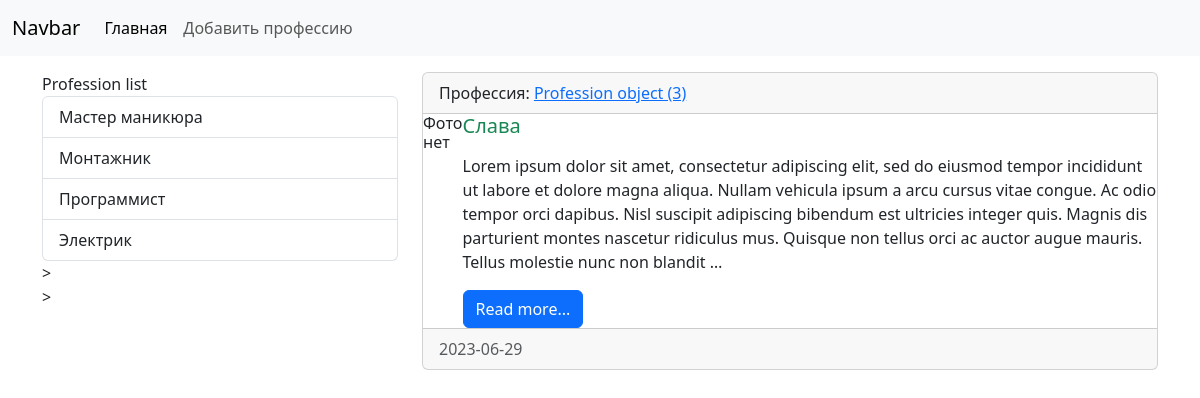
The page /human/human/4/ on the database its author committed.
### Human/models.py (models this page shows, shortened)
class Profession(models.Model):
    title = models.CharField(max_length=150, db_index=True, verbose_name='Профессия')
    class Meta:
        verbose_name = 'Профессия'
        verbose_name_plural = 'Профессии'
        ordering = ['title']

class Human(models.Model):
    name = models.CharField(max_length=150, verbose_name='ИМЯ')
    surname = models.CharField(max_length=150, verbose_name='ФАМИЛИЯ')
    age = models.DateTimeField(auto_now=True, verbose_name='ВОЗРАСТ')
    content = models.TextField(blank=True, verbose_name='Резюме')
    address = models.TextField(blank=True, verbose_name='АДРЕС ПРОЖИВАНИЯ')
    photo = models.ImageField(upload_to='media/%Y/%m/%d', verbose_name='ФОТО')
    profession = models.ForeignKey('Profession', on_delete=models.PROTECT, null=True, verbose_name='Профессия')
    class Meta:
        verbose_name = 'человек'
        verbose_name_plural = 'люди'
        ordering = ['age']

### Human/views.py (the view)
# urls.py: path('human/<int:human_id>/', view_human, name='View_human'),
def view_human(request, human_id):
    human_item = get_object_or_404(Human, pk=human_id)
    context = {
        'human_item': human_item
    }
    return render(request, 'Human/view_human.html', context=context)

### Human/templatetags/human_tags.py (called while the page is built)
@register.simple_tag(name='get_list_professions')
def get_professions():
    return Profession.objects.all()

@register.inclusion_tag('human/list_professions.html')
def show_professions(arg1='Profession', arg2='list'):
    professions = Profession.objects.all()
    return {'professions': professions, 'arg1': arg1, 'arg2': arg2}

### Human/templates/Human/view_human.html (shortened to what this page needs)
{% extends 'base.html' %}
{% block sidebar %}
{% include 'inc/_sidebar.html' %}
{% endblock %}
{% block content %}
                        <div class="card mb-3">
                                <div class="card-header">
                                    Профессия: <a href="{{ item.profession.get_absolute_url }}">{{ human_item.profession }}</a>
                                </div>
                                    <div class="media" style="display:flex">
                                    <div class="media-photo">
                                        {% if item.photo %}
                                            <img src="{{ human_item.photo.url }}" class="mr-3" width="350" alt="Photo">
                                        {% else %}
                                            <h6>Фото нет</h6>
                                        {% endif %}
                                    </div>
                                 <div class="media-body">
                                    <h5 class="card-title {% cycle 'text-success' 'text-danger' 'text-primary' 'text-warning' %}">{{ human_item.name }}</h5>
                                    {% autoescape off %}
                                    <p class="card-text">{{ human_item.content|truncatewords:60|linebreaks }}</p>
                                    {% endautoescape %}
                                    <a href="#" class="btn btn-primary">Read more...</a>
                                 </div>
                                </div>
                                <div class="card-footer text-body-secondary">
                                                {{ human_item.age|date:'Y-m-d'}}
                                </div>
                            </div>
{% endblock %}

### Human/templates/Human/list_professions.html
{% load human_tags %}
<div class="list-group">
    {{ arg1 }} {{ arg2 }}
    {% get_list_professions as professions %}
    {% for prof in professions %}
    <a href="{{ prof.get_absolute.url }}" class="list-group-item list-group-item-action">{{ prof.title }}</a>
    {% endfor %}
</div>>

### ProjectHuman/static/css/style.css (style rules this page uses)
body { backgroud-color: #ccc; }

### rows shown on the page
Profession: title "Мастер маникюра"
Profession: title "Монтажник"
Profession: title "Программист"
Profession: title "Электрик"
Human: profession "Profession object (3)", name "Слава", content "Lorem ipsum dolor sit amet, consectetur adipiscing elit, sed do eiusmod tempor incididunt ut labore et dolore magna aliqua. Nullam vehicula ipsum a arcu cursus vitae congue. Ac odio tempor orci dapibus. Nisl suscipit adipiscing bibendum est ultricies integer quis. Magnis dis parturient montes nascetur ridiculus mus. Quisque non tellus orci ac auctor augue mauris. Tellus molestie nunc non blandit …", age "2023-06-29"

### other values the page prints
{{ arg1 }} "Profession"
{{ arg2 }} "list"
